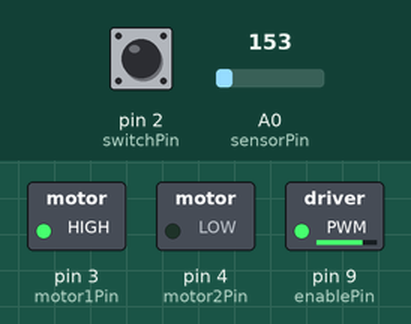
The sketch below on a simulated Arduino Uno, built with avr-gcc and run on an emulated ATmega328P. On the bench: switched loads named in the sketch (green lamp = pin HIGH). The test bench sets the inputs (shaded band); at power-on: pin 2 (switchPin) LOW, A0 (sensorPin) = 153. What the sketch prints to the serial monitor is not drawn.

Above: at 0.8 s.
0.9 s: pin 2 (switchPin) pulled HIGH for 0.15 s
At 2.2 s:
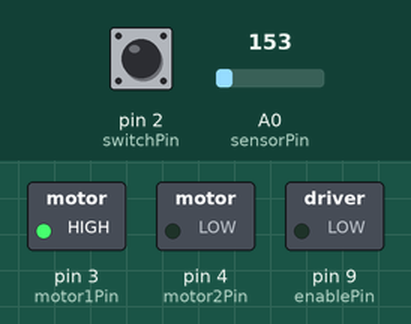
Timing chart, 0 to 3.9 s (numbered marks = the images above; inputs shaded):
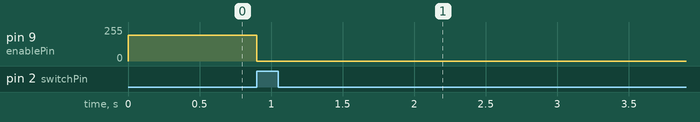

Measured:
- after the input at 0.9 s, pin 9 (enablePin): 195/255 → 0/255 at once

The sketch:

ColdFrameSketch.ino
```cpp
//TMP36 Pin Variables
const double OPEN_TEMP = 80;
const double CLOSE_TEMP = 40;
const int OPENING_MILLISECONDS = 5000;
const int sensorPin = 0;    // Temp sensor TMP36GTZ the analog pin the TMP36's Vout (sense) pin is connected to
                        //the resolution is 10 mV / degree centigrade with a
                        //500 mV offset to allow for negative temperatures

const int switchPin = 2;    // switch input
const int motor1Pin = 3;    // H-bridge leg 1 (pin 2, 1A)
const int motor2Pin = 4;    // H-bridge leg 2 (pin 7, 2A)
const int enablePin = 9;    // H-bridge enable pin

enum FrameState {
 unknown,
 open,
 closed
};


FrameState currentFrameState;

//In the setup(), set all the pins for the H-bridge as outputs, and the pin for the switch as an input.:
//The set the enable pin high so the H-bridge can turn the motor on.:
void setup()
{
    Serial.begin(9600);  //Start the serial connection with the computer
                         //to view the result open the serial monitor

    // set the switch as an input:
    pinMode(switchPin, INPUT);

    // set all the other pins you're using as outputs:
    pinMode(motor1Pin, OUTPUT);
    pinMode(motor2Pin, OUTPUT);
    pinMode(enablePin, OUTPUT);
    //pinMode(ledPin, OUTPUT);

    // set enablePin high so that motor can turn on:


    // Initialization
    currentFrameState = unknown;

    //if(!isLidClosed()) {  // Check if the lid is closed
       closeFrame(); // if not, close the frame
    //}


}
//In the main loop() read the switch. :
//If it’s high, turn the motor one way by taking one H-bridge pin high and the other low.:
//If the switch is low, reverse the direction by reversing the states of the two H-bridge pins.:
void loop()
{

  float currentTemp = getCurrentTemp();
  if(currentTemp > OPEN_TEMP) {
    if(currentFrameState != open){
      openFrame();
    }
  }
  else if(currentTemp < CLOSE_TEMP) {
    if(currentFrameState != closed) {
      closeFrame();
    }
  }

  delay(5000);  //waiting 5 seconds
}

void openFrame() {
  digitalWrite(motor1Pin, LOW);   // set leg 1 of the H-bridge low
  digitalWrite(motor2Pin, HIGH);  // set leg 2 of the H-bridge high
  startMotor();
  unsigned long startTime = millis();
  while((millis()-startTime) < OPENING_MILLISECONDS) {
    // wait around
  }
  stopMotor();
  currentFrameState = open;
}

void closeFrame() {
  // Start closing the frame
  digitalWrite(motor1Pin, HIGH);  // set leg 1 of the H-bridge high
  digitalWrite(motor2Pin, LOW);   // set leg 2 of the H-bridge low
  startMotor();

  while(!isLidClosed()){  // wait for the lid to be closed
    // we don't really do anything here
  }
  stopMotor();
  currentFrameState = closed;
}

void stopMotor() {
  analogWrite(enablePin,0);
  delay(2000);  // Give the motor a little breather
}

void startMotor() {
   analogWrite(enablePin, 195);  // We think 255 is the top
}

bool isLidClosed() {
  int lidState = digitalRead(switchPin);
  if(lidState == HIGH)
    return true;
  return false;
}

// Returns the current temperature in F
float getCurrentTemp() {
  //getting the voltage reading from the temperature sensor
 int reading = analogRead(sensorPin);

 // converting that reading to voltage, for 3.3v arduino use 3.3
 float voltage = reading * 5.0;
 voltage /= 1024.0;

 // print out the voltage
 Serial.print(voltage); Serial.println(" volts");

 // now print out the temperature
 float temperatureC = (voltage - 0.5) * 100 ;  //converting from 10 mv per degree wit 500 mV offset

  // now convert to Fahrenheit
 float temperatureF = (temperatureC * 9.0 / 5.0) + 32.0;//to degrees ((voltage - 500mV) times 100)

 Serial.print(temperatureF);
 Serial.println(" degrees F");

 return temperatureF;
}
```
